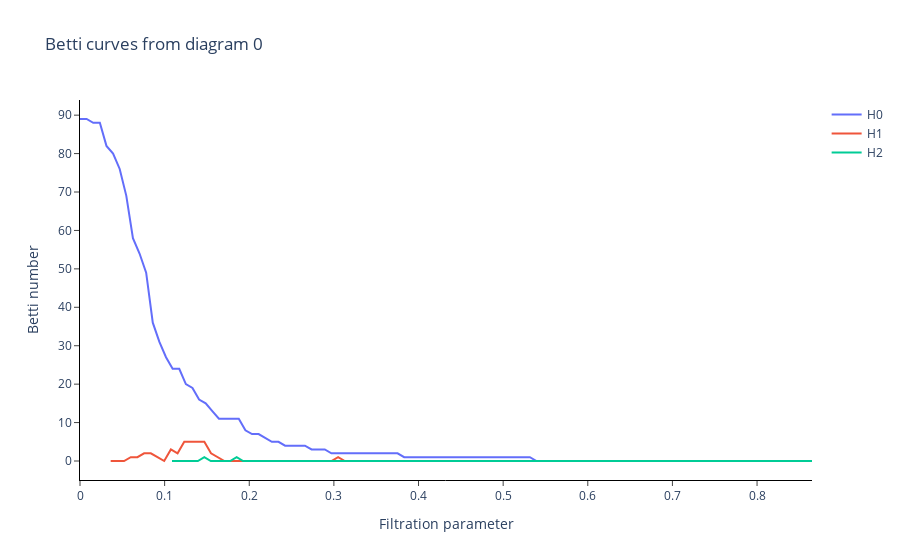

Write notebook code for a chart like this one.
### Code cell
BC.fit_transform_plot(dms_patients,sample=sample)
